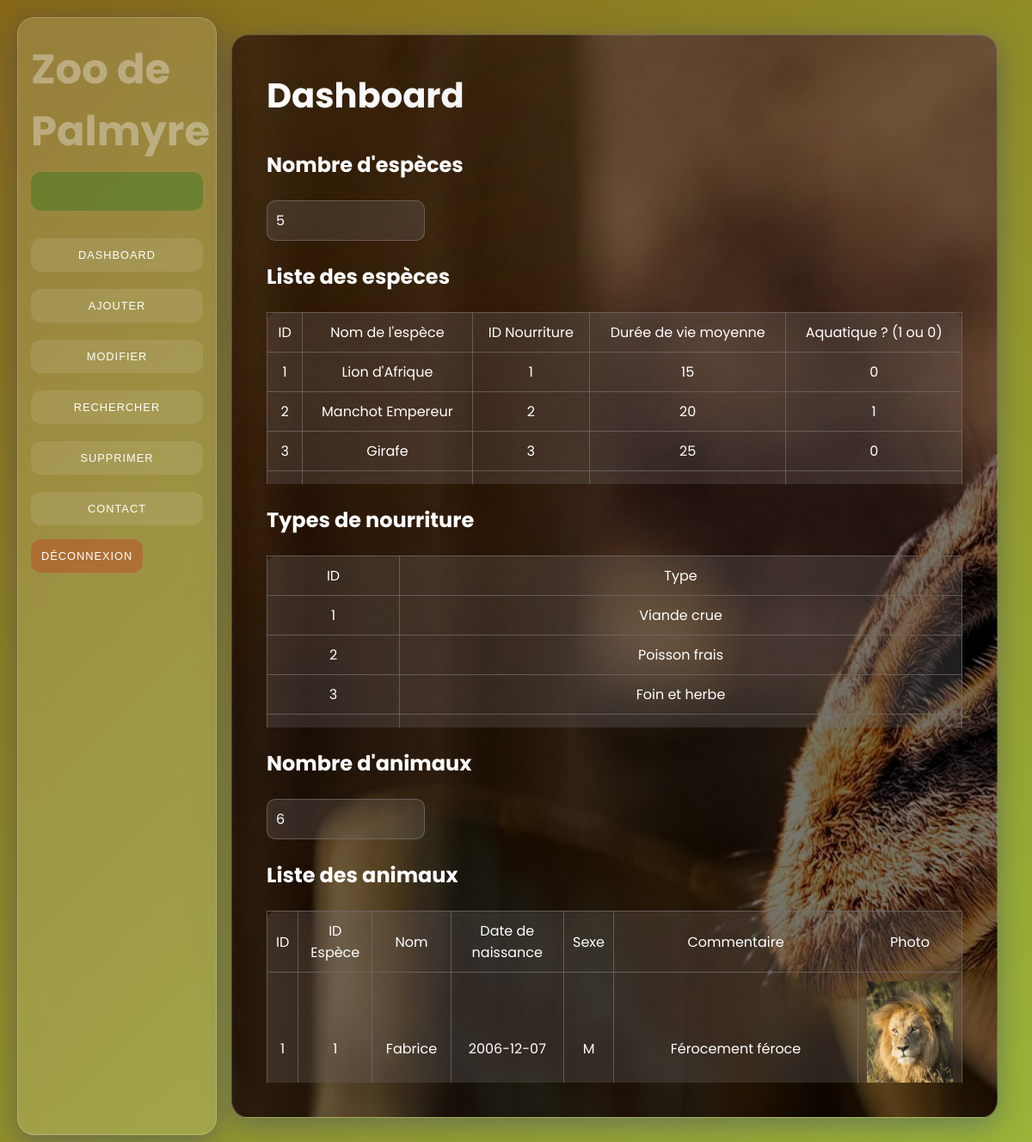
Page /menu_employe.php on the committed database.
### tables this page shows
CREATE TABLE `especes` (
  `id` int NOT NULL,
  `nom_espece` varchar(50) NOT NULL,
  `id_nourriture` int NOT NULL,
  `duree_vie_moyenne` int NOT NULL,
  `aquatique` tinyint(1) NOT NULL
);

CREATE TABLE `types_nourriture` (
  `id_nourriture` int NOT NULL,
  `type_nourriture` varchar(50) NOT NULL
);

CREATE TABLE `animaux` (
  `id` int NOT NULL,
  `id_espece` int NOT NULL,
  `date_de_naissance` date NOT NULL,
  `sexe` varchar(50) NOT NULL,
  `nom_animal` varchar(50) NOT NULL,
  `commentaire` text NOT NULL,
  `photo` varchar(50) DEFAULT NULL
);

### menu_employe.php (the view, shortened to what this page needs)
<!DOCTYPE html>
<html>
<head>
    <link rel="stylesheet" href="menu.css">
</head>
<body>
    <div class="menu">
<h1 class="banner">Zoo de Palmyre</h1>
<?php
echo "<h4 class='auth'>".$_SESSION["login"]."<br>";
echo  $_SESSION["fonction"]."</h4>";
?>
        <button onclick="openTab('dashboard')">Dashboard</button>
        <button onclick="openTab('ajouter')">Ajouter</button>
        <button onclick="openTab('modifier')">Modifier</button>
        <button onclick="openTab('rechercher')">Rechercher</button>
        <button onclick="openTab('supprimer')">Supprimer</button>
        <button onclick="openTab('contact')">Contact</button>
        <a href="logout.php"><button class="logout">Déconnexion</button></a>
    </div>
    <div id="dashboard" class="tabcontent">
        <h2>Dashboard</h2>
    <h3>Nombre d'espèces</h3>
    <div class="especes">
    <?php
                @include("connexion.php");
                $req1 = "SELECT COUNT(*) FROM especes";
                $res1 = mysqli_query($conn, $req1);
                $row1 = mysqli_fetch_row($res1);
                echo $row1[0];
    ?>
    </div>
     <h3>Liste des espèces</h3>
    <?php
     @include("connexion.php");
    $requete2="SELECT * FROM especes";
    $resultat2=mysqli_query($conn, $requete2);
    ?>
    <div class="table_container">
    <table>
        <tr>
            <td>ID</td>
            <td>Nom de l'espèce</td>
            <td>ID Nourriture</td>
            <td>Durée de vie moyenne</td>
            <td>Aquatique ? (1 ou 0)</td>
        </tr>
    <?php while($enreg=mysqli_fetch_array($resultat2))
    {
    ?>
    <tr>
    <td><?php echo $enreg["id"];?></td>
    <td><?php echo $enreg["nom_espece"];?></td>
    <td><?php echo $enreg["id_nourriture"];?></td>
    <td><?php echo $enreg["duree_vie_moyenne"];?></td>
    <td><?php echo $enreg["aquatique"];?></td>
    </tr>
    <?php  } ?>
    </table>
    </div>
     <h3>Types de nourriture</h3>
    <?php
     @include("connexion.php");
    $requete3="SELECT * FROM types_nourriture";
    $resultat3=mysqli_query($conn, $requete3);
    ?>
    <div class="table_container">
    <table>
        <tr>
            <td>ID</td>
            <td>Type</td>
        </tr>
    <?php while($enreg=mysqli_fetch_array($resultat3))
    {
    ?>
    <tr>
    <td><?php echo $enreg["id_nourriture"];?></td>
    <td><?php echo $enreg["type_nourriture"];?></td>
    </tr>
    <?php  } ?>
    </table>
    </div>
    <h3>Nombre d'animaux</h3>
    <div class="especes">
    <?php
                @include("connexion.php");
                $req2 = "SELECT COUNT(*) FROM animaux";
                $res2 = mysqli_query($conn, $req2);
                $row2 = mysqli_fetch_row($res2);
                echo $row2[0];
    ?>
    </div>
     <h3>Liste des animaux</h3>
    <?php
     @include("connexion.php");
    $requete="SELECT * FROM animaux";
    $resultat=mysqli_query($conn, $requete);
    ?>
    <div class="table_container">
    <table>
        <tr>
            <td>ID</td>
            <td>ID Espèce</td>
            <td>Nom</td>
            <td>Date de naissance</td>
            <td>Sexe</td>
            <td>Commentaire</td>
            <td>Photo</td>
        </tr>
    <?php while($enreg=mysqli_fetch_array($resultat))
    {
    ?>
    <tr>
    <td><?php echo $enreg["id"];?></td>
    <td><?php echo $enreg["id_espece"];?></td>
    <td><?php echo $enreg["nom_animal"];?></td>
    <td><?php echo $enreg["date_de_naissance"];?></td>
    <td><?php echo $enreg["sexe"];?></td>
    <td><?php echo $enreg["commentaire"];?></td>
    <td><?php echo "<img src='images/".$enreg['photo']."' width='100px'>";?></td>
    </tr>
    <?php  } ?>
    </table>
    </div>
    </div>
</body>
</html>

### menu.css (style rules this page uses)
body { margin: 0; padding: 0; font-family: "Poppins", sans-serif; background: linear-gradient(-45deg, #ee7752, #e59129, #a0ce43, #866718); background-size: 400% 400%; animation: gradientBG 15s ease infinite; display: flex; justify-content: center; align-items: center; min-height: 100vh; overflow: hidden; }
body > div.menu, .tabcontent { background: rgba(255, 255, 255, 0.15); backdrop-filter: blur(15px); -webkit-backdrop-filter: blur(15px); border: 1px solid rgba(255, 255, 255, 0.2); border-radius: 20px; box-shadow: 0 8px 32px 0 rgba(31, 38, 135, 0.37); }
.menu { position: fixed; top: 20px; left: 20px; bottom: 20px; width: 200px; display: flex; flex-direction: column; padding: 30px 15px; z-index: 10; }
.auth { background: rgba(8, 112, 22, 0.308); border-radius: 12px; padding: 10px; color: white; transition: 0.3s all; }
.menu button { background: rgba(255, 255, 255, 0.1); border: none; margin: 10px 0; padding: 12px; color: white; border-radius: 12px; font-weight: 500; cursor: pointer; transition: 0.3s all; text-transform: uppercase; letter-spacing: 1px; font-size: 0.8rem; }
.logout { background: rgba(208, 41, 22, 0.325) !important; margin-top: 0.5em !important; }
.tabcontent { position: absolute; margin-left: 19px; left: 250px; right: 40px; top: 40px; bottom: 40px; padding: 40px; color: white; overflow-y: auto; }
h1 { color: rgba(244, 243, 243, 0.378) !important; font-size: 3rem; margin-top: -6px; margin-bottom: -10px; }
h2 { font-weight: 700; font-size: 2.5rem; margin-top: 0; background: linear-gradient(to right, #fff, #ddd); -webkit-background-clip: text; background-clip: text; -webkit-text-fill-color: transparent; }
h3 { font-size: 1.5rem; }
table { border: 1px solid rgba(116, 109, 109, 0.74); border-radius: 12px; border-collapse: collapse; background-color: rgba(116, 109, 109, 0.279); text-align: center; width: 100%; }
.table_container { max-height: 200px; max-width: 100%; overflow-x: auto; overflow-y: auto; }
tr > td { padding: 10px; border: 0.1px, solid, rgba(116, 109, 109, 0.74); }
#dashboard { background: no-repeat 10% 100% / 270em 160em url(images/giraffe.jpg); }
.especes { width: 20%; padding: 10px; border: 1px, solid, rgba(116, 109, 109, 0.74); border-radius: 10px; background-color: rgba(116, 109, 109, 0.279); }

### rows in the picture
especes: id "1", nom_espece "Lion d'Afrique", id_nourriture "1", duree_vie_moyenne "15", aquatique "0"
especes: id "2", nom_espece "Manchot Empereur", id_nourriture "2", duree_vie_moyenne "20", aquatique "1"
especes: id "3", nom_espece "Girafe", id_nourriture "3", duree_vie_moyenne "25", aquatique "0"
types_nourriture: id_nourriture "1", type_nourriture "Viande crue"
types_nourriture: id_nourriture "2", type_nourriture "Poisson frais"
types_nourriture: id_nourriture "3", type_nourriture "Foin et herbe"
animaux: id "1", id_espece "1", nom_animal "Fabrice", date_de_naissance "2006-12-07", sexe "M", commentaire "Férocement féroce", photo (picture)

### other values in the picture
$row1[0] "5"
$row2[0] "6"
